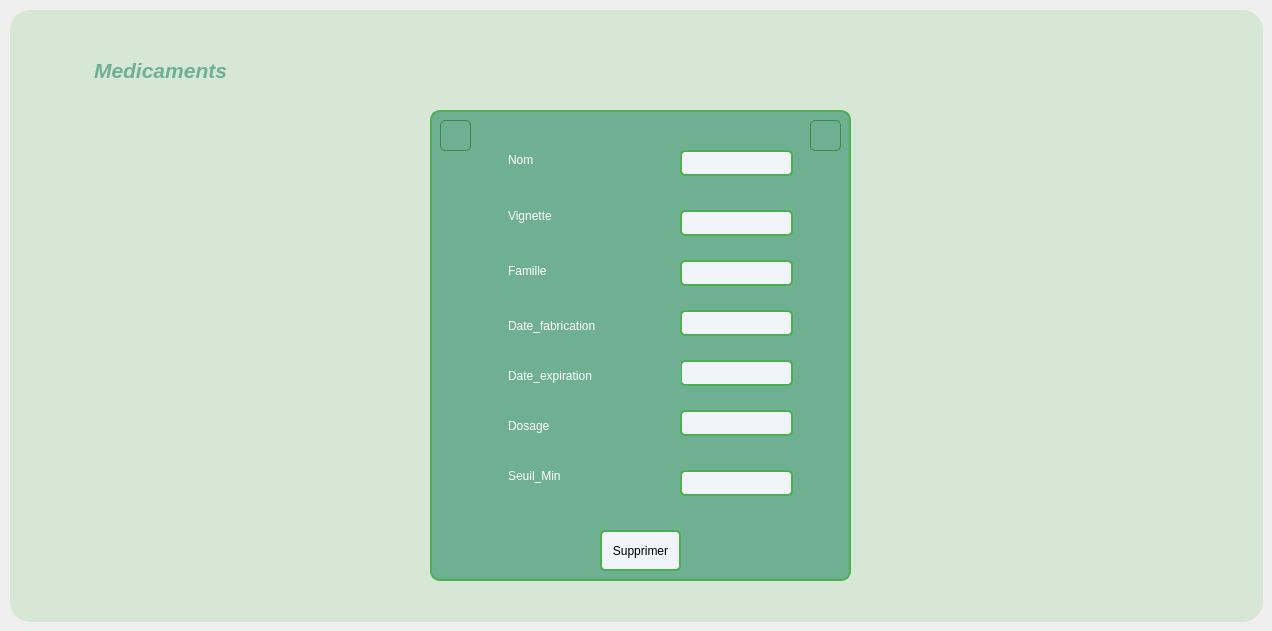
      <widget class="QWidget" name="tab_7">
       <attribute name="title">
        <string>Supprimer</string>
       </attribute>
       <widget class="QFrame" name="frame_5">
        <property name="geometry">
         <rect>
          <x>430</x>
          <y>110</y>
          <width>421</width>
          <height>471</height>
         </rect>
        </property>
        <property name="styleSheet">
         <string notr="true">*{
    background-color: #f0f4f8;  /* Couleur de fond gris clair */
    font-family: Arial, sans-serif;  /* Police moderne et lisible */
}

/* Style pour les QFrame avec couleur vert pistache */
QFrame {
 background-color: #6FAF92;   /* Fond vert pistache */
    border: 2px solid #4CAF50;   /* Bordure vert émeraude */
    border-radius: 10px;         /* Coins arrondis */
    padding: 15px;        
}
QLabel {
    border: none;
}
</string>
        </property>
        <property name="frameShape">
         <enum>QFrame::StyledPanel</enum>
        </property>
        <property name="frameShadow">
         <enum>QFrame::Raised</enum>
        </property>
        <widget class="QLineEdit" name="lineEdit_29">
         <property name="geometry">
          <rect>
           <x>250</x>
           <y>40</y>
           <width>113</width>
           <height>26</height>
          </rect>
         </property>
         <property name="styleSheet">
          <string notr="true">* {
    background-color: #FFFFF;   /* Fond vert pistache */
    border:  2px solid #4CAF50;   /* Bordure bleu clair */
    border-radius: 5px;         /* Coins arrondis */
    padding: 15px;               /* Espacement interne */
}</string>
         </property>
        </widget>
        <widget class="QLineEdit" name="lineEdit_30">
         <property name="geometry">
          <rect>
           <x>250</x>
           <y>100</y>
           <width>113</width>
           <height>26</height>
          </rect>
         </property>
         <property name="styleSheet">
          <string notr="true">* {
    background-color: #FFFFF;   /* Fond vert pistache */
    border: 2px solid #4CAF50;   /* Bordure bleu clair */
    border-radius: 5px;         /* Coins arrondis */
    padding: 15px;               /* Espacement interne */
}</string>
         </property>
        </widget>
        <widget class="QLineEdit" name="lineEdit_31">
         <property name="geometry">
          <rect>
           <x>250</x>
           <y>200</y>
           <width>113</width>
           <height>26</height>
          </rect>
         </property>
         <property name="styleSheet">
          <string notr="true">* {
    background-color: #FFFFF;   /* Fond vert pistache */
    border: 2px solid #4CAF50;   /* Bordure bleu clair */
    border-radius: 5px;         /* Coins arrondis */
    padding: 15px;               /* Espacement interne */
}</string>
         </property>
        </widget>
        <widget class="QLineEdit" name="lineEdit_32">
         <property name="geometry">
          <rect>
           <x>250</x>
           <y>250</y>
           <width>113</width>
           <height>26</height>
          </rect>
         </property>
         <property name="styleSheet">
          <string notr="true">* {
    background-color: #FFFFF;   /* Fond vert pistache */
    border:  2px solid #4CAF50;   /* Bordure bleu clair */
    border-radius: 5px;         /* Coins arrondis */
    padding: 15px;               /* Espacement interne */
}</string>
         </property>
        </widget>
        <widget class="QLineEdit" name="lineEdit_33">
         <property name="geometry">
          <rect>
           <x>250</x>
           <y>150</y>
           <width>113</width>
           <height>26</height>
          </rect>
         </property>
         <property name="styleSheet">
          <string notr="true">* {
    background-color: #FFFFF;   /* Fond vert pistache */
    border:  2px solid #4CAF50;   /* Bordure bleu clair */
    border-radius: 5px;         /* Coins arrondis */
    padding: 15px;               /* Espacement interne */
}</string>
         </property>
        </widget>
        <widget class="QLineEdit" name="lineEdit_34">
         <property name="geometry">
          <rect>
           <x>250</x>
           <y>300</y>
           <width>113</width>
           <height>26</height>
          </rect>
         </property>
         <property name="styleSheet">
          <string notr="true">* {
    background-color: #FFFFF;   /* Fond vert pistache */
    border:  2px solid #4CAF50;   /* Bordure bleu clair */
    border-radius: 5px;         /* Coins arrondis */
    padding: 15px;               /* Espacement interne */
}</string>
         </property>
        </widget>
        <widget class="QLineEdit" name="lineEdit_35">
         <property name="geometry">
          <rect>
           <x>250</x>
           <y>360</y>
           <width>113</width>
           <height>26</height>
          </rect>
         </property>
         <property name="styleSheet">
          <string notr="true">* {
    background-color: #FFFFF;   /* Fond vert pistache */
    border: 2px solid #4CAF50;   /* Bordure bleu clair */
    border-radius: 5px;         /* Coins arrondis */
    padding: 15px;               /* Espacement interne */
}</string>
         </property>
        </widget>
        <widget class="QLabel" name="label_32">
         <property name="geometry">
          <rect>
           <x>60</x>
           <y>29</y>
           <width>91</width>
           <height>41</height>
          </rect>
         </property>
         <property name="styleSheet">
          <string notr="true">* {
    color: white;
}
</string>
         </property>
         <property name="text">
          <string>Nom</string>
         </property>
        </widget>
        <widget class="QLabel" name="label_33">
         <property name="geometry">
          <rect>
           <x>60</x>
           <y>80</y>
           <width>101</width>
           <height>51</height>
          </rect>
         </property>
         <property name="styleSheet">
          <string notr="true">* {
    color: white;
}
</string>
         </property>
         <property name="text">
          <string>Vignette</string>
         </property>
        </widget>
        <widget class="QLabel" name="label_34">
         <property name="geometry">
          <rect>
           <x>60</x>
           <y>130</y>
           <width>131</width>
           <height>61</height>
          </rect>
         </property>
         <property name="styleSheet">
          <string notr="true">* {
    color: white;
}
</string>
         </property>
         <property name="text">
          <string>Famille</string>
         </property>
        </widget>
        <widget class="QLabel" name="label_35">
         <property name="geometry">
          <rect>
           <x>60</x>
           <y>190</y>
           <width>141</width>
           <height>51</height>
          </rect>
         </property>
         <property name="styleSheet">
          <string notr="true">* {
    color: white;
}
</string>
         </property>
         <property name="text">
          <string>Date_fabrication</string>
         </property>
        </widget>
        <widget class="QLabel" name="label_36">
         <property name="geometry">
          <rect>
           <x>60</x>
           <y>240</y>
           <width>191</width>
           <height>51</height>
          </rect>
         </property>
         <property name="styleSheet">
          <string notr="true">* {
    color: white;
}
</string>
         </property>
         <property name="text">
          <string>Date_expiration</string>
         </property>
        </widget>
        <widget class="QLabel" name="label_37">
         <property name="geometry">
          <rect>
           <x>60</x>
           <y>290</y>
           <width>121</width>
           <height>51</height>
          </rect>
         </property>
         <property name="styleSheet">
          <string notr="true">* {
    color: white;
}
</string>
         </property>
         <property name="text">
          <string>Dosage</string>
         </property>
        </widget>
        <widget class="QLabel" name="label_38">
         <property name="geometry">
          <rect>
           <x>60</x>
           <y>340</y>
           <width>131</width>
           <height>51</height>
          </rect>
         </property>
         <property name="styleSheet">
          <string notr="true">* {
    color: white;
}
</string>
         </property>
         <property name="text">
          <string>Seuil_Min</string>
         </property>
        </widget>
        <widget class="QPushButton" name="pb_select_7">
         <property name="geometry">
          <rect>
           <x>380</x>
           <y>10</y>
           <width>31</width>
           <height>31</height>
          </rect>
         </property>
         <property name="styleSheet">
          <string notr="true">*{
    background-color: #6FAF92;  /* Medium green button */
    border: 1px solid #388E3C;  /* Darker green border */
    border-radius: 5px;
    color: #FFFFFF;             /* White text for contrast */
    padding: 5px;
}

*:hover {
    background-color: #81C784;  /* Lighter green on hover */
}</string>
         </property>
         <property name="text">
          <string/>
         </property>
         <property name="icon">
          <iconset>
           <normaloff>../../../Downloads/x.png</normaloff>../../../Downloads/x.png</iconset>
         </property>
         <property name="iconSize">
          <size>
           <width>16</width>
           <height>30</height>
          </size>
         </property>
        </widget>
        <widget class="QPushButton" name="pb_select_8">
         <property name="geometry">
          <rect>
           <x>10</x>
           <y>10</y>
           <width>31</width>
           <height>31</height>
          </rect>
         </property>
         <property name="styleSheet">
          <string notr="true">*{
    background-color: #6FAF92;  /* Medium green button */
    border: 1px solid #388E3C;  /* Darker green border */
    border-radius: 5px;
    color: #FFFFFF;             /* White text for contrast */
    padding: 5px;
}

*:hover {
    background-color: #81C784;  /* Lighter green on hover */
}</string>
         </property>
         <property name="text">
          <string/>
         </property>
         <property name="icon">
          <iconset>
           <normaloff>../../../Downloads/en-arriere.png</normaloff>../../../Downloads/en-arriere.png</iconset>
         </property>
         <property name="iconSize">
          <size>
           <width>22</width>
           <height>30</height>
          </size>
         </property>
        </widget>
        <widget class="QPushButton" name="pushButton_6">
         <property name="geometry">
          <rect>
           <x>170</x>
           <y>420</y>
           <width>81</width>
           <height>41</height>
          </rect>
         </property>
         <property name="styleSheet">
          <string notr="true">* {
	font: 700 7pt &quot;Segoe UI&quot;;
    background-color: #FFFFF;   /* Fond vert pistache */
    border: 2px solid #4CAF50;   /* Bordure bleu clair */
    border-radius: 5px;         /* Coins arrondis */
    padding: 10px;               /* Espacement interne */
 color: black; 

}
*:hover {
    background-color: #81C784;  /* Lighter green on hover */
}</string>
         </property>
         <property name="text">
          <string>Supprimer</string>
         </property>
        </widget>
       </widget>
       <widget class="QGroupBox" name="groupBox_10">
        <property name="geometry">
         <rect>
          <x>10</x>
          <y>10</y>
          <width>1253</width>
          <height>612</height>
         </rect>
        </property>
        <property name="styleSheet">
         <string notr="true">background-color:#D6E7D5;

border-radius : 20px;</string>
        </property>
        <property name="title">
         <string/>
        </property>
        <widget class="QLabel" name="label_61">
         <property name="geometry">
          <rect>
           <x>50</x>
           <y>30</y>
           <width>201</width>
           <height>61</height>
          </rect>
         </property>
         <property name="styleSheet">
          <string notr="true">*{
    color: #6FAF92;
    font-size: 16px; /* Taille du texte (ajustable) */
    font-weight: normal; /* Style du texte */
}</string>
         </property>
         <property name="text">
          <string>&lt;html&gt;&lt;head/&gt;&lt;body&gt;&lt;p align=&quot;center&quot;&gt;&lt;span style=&quot; font-size:16pt; font-weight:700; font-style:italic;&quot;&gt;Medicaments&lt;/span&gt;&lt;/p&gt;&lt;/body&gt;&lt;/html&gt;</string>
         </property>
        </widget>
       </widget>
       <zorder>groupBox_10</zorder>
       <zorder>frame_5</zorder>
      </widget>
